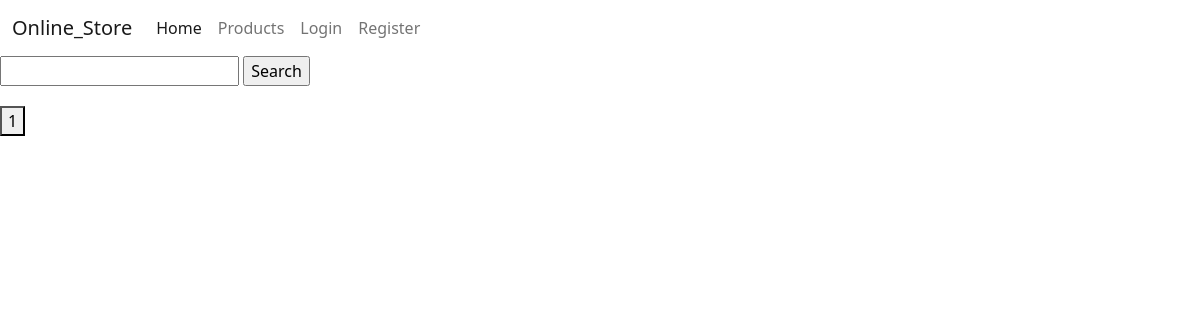
/products/?page=2, run on an earlier commit of the app's database.
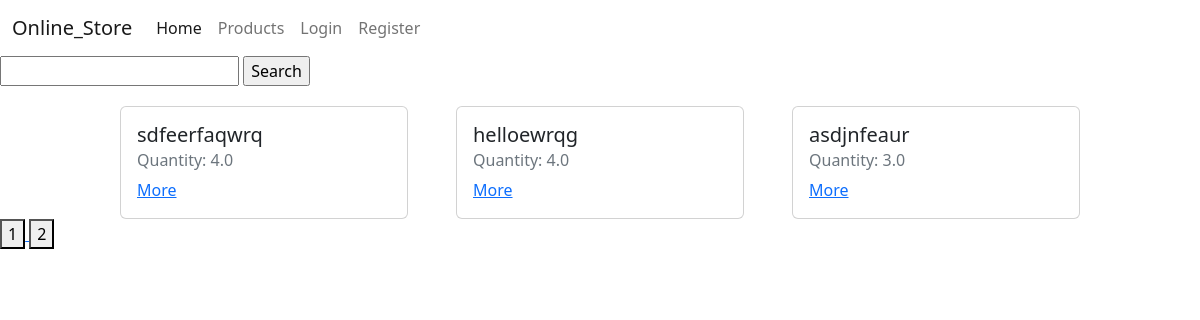
And on a later commit of the database.
### products/models.py (models this page shows, shortened)
class Product(models.Model):
    image = models.ImageField(null=True, blank=True)
    title = models.CharField(max_length=100)
    description = models.TextField()
    create_update = models.DateField(auto_now_add=True)
    modified_date = models.DateField(auto_now=True)
    quantity = models.FloatField()

### products/views.py (the view)
# urls.py: path('products/', ProductsCBV.as_view()),
class ProductsCBV(ListView):
    model = Product
    template_name = 'products/products.html'
    def get(self, request, **kwargs):
        products = self.get_queryset()
        search = request.GET.get('search')
        page = int(request.GET.get('page', 1))
        '''starts_with, ends_with, icontains'''
        if search:
            products = products.filter(title__icontains=search) | products.filter(description__icontains=search)
        max_page = products.__len__() / PAGINATION_LIMIT
        max_page = round(max_page) + 1 if round(max_page) < max_page else round(max_page)
        '''products splice'''
        products = products[PAGINATION_LIMIT * (page - 1): PAGINATION_LIMIT * page]
        context = {
            'products': products,
            'user': request.user,
            'pages': range(1, max_page + 1)
        }
        return render(request, self.template_name, context=context)

### templates/products/products.html (shortened to what this page needs)
{% extends 'layouts/index.html' %}
{% block content %}
    <form action="/products/" method="get">
        <input type="text" name="search">
        <input type="submit" value="Search">
    </form>
    <div class="products">
        {% for product in products %}
            <div class="card" style="width: 18rem;">
                <div class="card-body">
                    <h5 class="card-title">{{ product.title }}</h5>
                    <h6 class="card-subtitle mb-2 text-muted">Quantity: {{ product.quantity }}</h6>
                    <a href="/products/{{ product.id }}/" class="card-link">More</a>
                </div>
            </div>
        {% endfor %}
    </div>
    <div class="pages">
    {% for page in pages %}
        <a href="/products/?page={{ page }}">
            <button>{{ page }}</button>
        </a>
    {% endfor %}
    </div>
{% endblock %}

What changed in the data, as far as the page shows it:
added Product: title "sdfeerfaqwrq", quantity "4.0"
added Product: title "helloewrqg", quantity "4.0"
added Product: title "asdjnfeaur", quantity "3.0"
Also different on the page:
new list line: "2"
